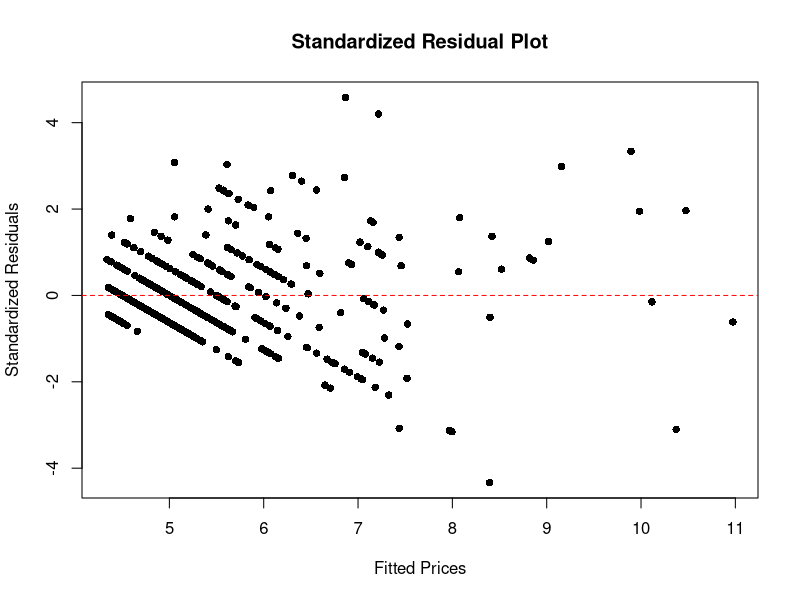
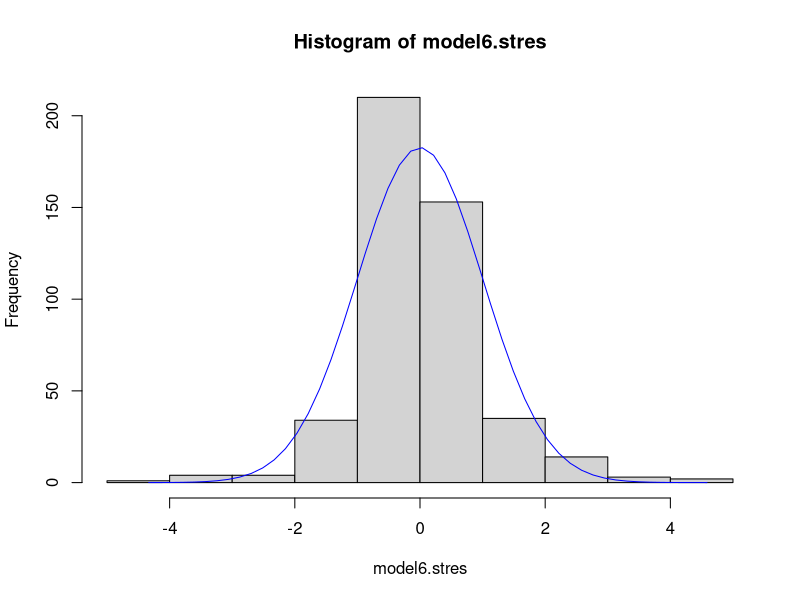
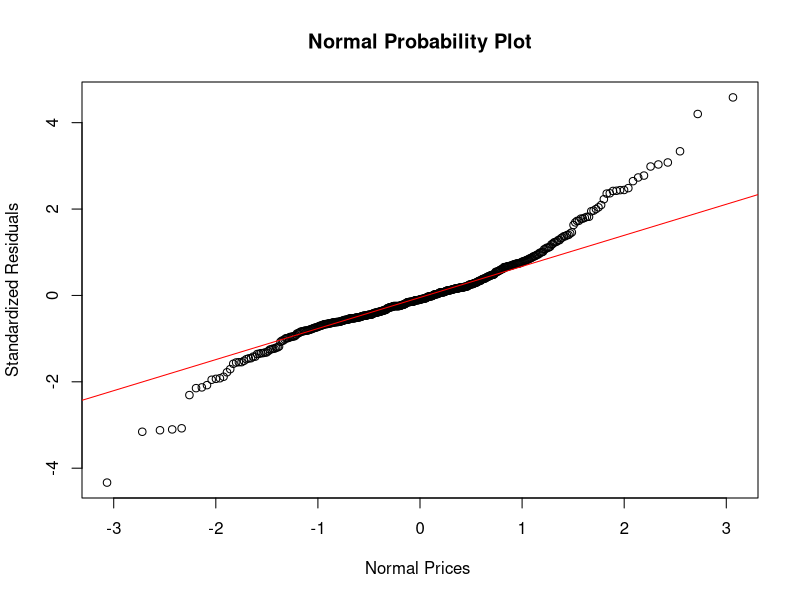
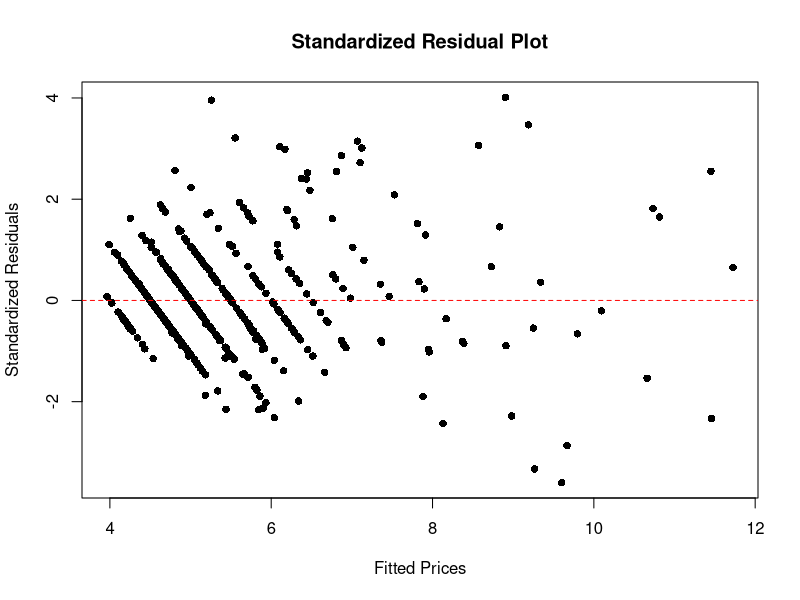
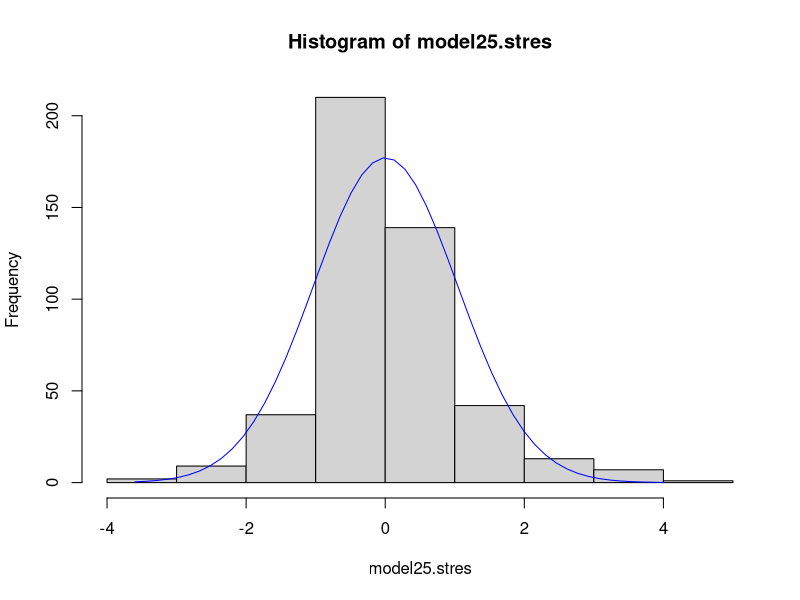
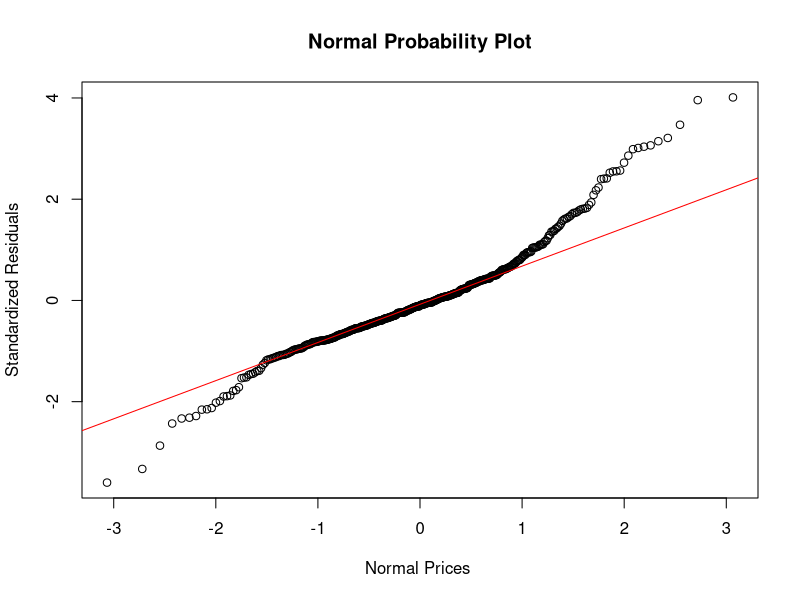

The R source for these figures, in order:
#Read data
epl <- read.csv(file="epldata_new.csv")

# Factor all categorical variables
clubid <- factor(epl$club_id)
bigclub <- factor(epl$big_club)
newsign <- factor(epl$new_signing)
newforeign <- factor(epl$new_foreign)
agecat <- factor(epl$age_cat)
region <- factor(epl$region)
positioncat <- factor(epl$position_cat)

# Check correlation between fpl value and market value
model1 <- lm(epl$fpl_value ~ epl$market_value)
summary(model1)

# Check correlation between fpl value and fpl points
model2 <- lm(epl$fpl_value ~ epl$fpl_points)
summary(model1)

# Check correlation between fpl value and fpl selection percentage
model3 <- lm(epl$fpl_value ~ epl$fpl_sel)
summary(model3)

# Check correlation between fpl value and page views
model4 <- lm(epl$fpl_value ~ epl$page_views)
summary(model4)

# Check correlation between fpl value and all interval level predictors
model5 <- lm(epl$fpl_value ~ epl$market_value + epl$fpl_points + epl$fpl_sel + epl$page_views)
summary(model5)

# Remove FPL selection since the P-value is high
model6 <- lm(epl$fpl_value ~ epl$market_value + epl$fpl_points)
summary(model6)

# Check for assumptions:
# Standardized residual plot:
model6.stres <- rstandard(model6)
plot(model6$fitted.values, model6.stres, pch = 16, main = "Standardized Residual Plot", xlab = "Fitted Prices", ylab = "Standardized Residuals")
abline(0,0, lty=2, col="red")
h <- hist(model6.stres)
x <- model6.stres
xfit <- seq(min(x), max(x), length = 50)
yfit <- dnorm(xfit, mean = mean(x), sd = sd(x)) 
yfit <- yfit*diff(h$mids[1:2])*length(x) 
lines(xfit, yfit, col="blue") 
qqnorm(model6.stres, main = "Normal Probability Plot", xlab = "Normal Prices ", ylab = "Standardized Residuals")
qqline(model6.stres, col = "red")
shapiro.test (model6.stres)

# Check for colinearity before interpreting the interval level variables
cor(epl[,7:8])

# Remove page views since there is a correlation
model6 <- lm(epl$fpl_value ~ epl$market_value + epl$fpl_points)
summary(model6)

# Now lets check the nominal level variables with anova for linear relationships

fit1 <- aov(epl$fpl_value ~ clubid)
summary(fit1)
TukeyHSD(fit1, conf.level = .90)


fit2 <- aov(epl$fpl_value ~ bigclub)
summary(fit2)
TukeyHSD(fit2, conf.level = .90)

fit3 <- aov(epl$fpl_value ~ newsign)
summary(fit3)
TukeyHSD(fit3, conf.level = .90)

fit4 <- aov(epl$fpl_value ~ newforeign)
summary(fit4)
TukeyHSD(fit4, conf.level = .90)

fit5 <- aov(epl$fpl_value ~ agecat)
summary(fit5)
TukeyHSD(fit5, conf.level = .90) 

fit6 <- aov(epl$fpl_value ~ region)
summary(fit6)
TukeyHSD(fit6, conf.level = .90) 

fit7 <- aov(epl$fpl_value ~ positioncat)
summary(fit7)
TukeyHSD(fit7, conf.level = .90)

# R^2 
(anova(fit1)[["Sum Sq"]][1])/((anova(fit1)[["Sum Sq"]][1])+(anova(fit1)[["Sum Sq"]][2]))
# sqrt(MSE) 
sqrt(anova(fit1)[["Sum Sq"]][2]/fit1$df.residual) 

# R^2 
(anova(fit2)[["Sum Sq"]][1])/((anova(fit2)[["Sum Sq"]][1])+(anova(fit2)[["Sum Sq"]][2]))
# sqrt(MSE) 
sqrt(anova(fit2)[["Sum Sq"]][2]/fit2$df.residual) 

# R^2 
(anova(fit3)[["Sum Sq"]][1])/((anova(fit3)[["Sum Sq"]][1])+(anova(fit3)[["Sum Sq"]][2]))
# sqrt(MSE) 
sqrt(anova(fit3)[["Sum Sq"]][2]/fit3$df.residual) 

# R^2 
(anova(fit4)[["Sum Sq"]][1])/((anova(fit4)[["Sum Sq"]][1])+(anova(fit4)[["Sum Sq"]][2]))
# sqrt(MSE) 
sqrt(anova(fit4)[["Sum Sq"]][2]/fit4$df.residual) 

# R^2 
(anova(fit5)[["Sum Sq"]][1])/((anova(fit5)[["Sum Sq"]][1])+(anova(fit5)[["Sum Sq"]][2]))
# sqrt(MSE) 
sqrt(anova(fit5)[["Sum Sq"]][2]/fit5$df.residual) 

# R^2 
(anova(fit6)[["Sum Sq"]][1])/((anova(fit6)[["Sum Sq"]][1])+(anova(fit6)[["Sum Sq"]][2]))
# sqrt(MSE) 
sqrt(anova(fit6)[["Sum Sq"]][2]/fit6$df.residual) 



# Check the model with only nominal variables now

# Check relationship with clubId
model7 <- lm(epl$fpl_value ~ epl$market_value + epl$fpl_points + clubid)
summary(model7)
epl1 <- within(epl, clubid <- relevel(clubid, ref = 15))
model8 <- lm(epl1$fpl_value ~ epl1$market_value + epl1$fpl_points + epl1$clubid)
summary(model8)

# Check relationship with bigclub
model9 <- lm(epl$fpl_value ~ epl$market_value + epl$fpl_points + bigclub)
summary(model9)
epl2 <- within(epl, bigclub <- relevel(bigclub, ref = 2))
model10 <- lm(epl2$fpl_value ~ epl2$market_value + epl2$fpl_points + epl2$bigclub)
summary(model10)

# Check relationship of fpl value with whether a player has been newly signed
model11 <- lm(epl$fpl_value ~ epl$market_value + epl$fpl_points + newsign)
summary(model11)
epl3 <- within(epl, newsign <- relevel(newsign, ref = 2))
model12 <- lm(epl3$fpl_value ~ epl3$market_value + epl3$fpl_points + epl3$newsign)
summary(model12)

# Check relationship of FPL value with whether a player is a foreign sign

model13 <- lm(epl$fpl_value ~ epl$market_value + epl$fpl_points + newforeign)
summary(model13)

# Check relationship of FPL value with age of the player

model14 <- lm(epl$fpl_value ~ epl$market_value + epl$fpl_points + agecat)
summary(model14)
epl4 <- within(epl, agecat <- relevel(agecat, ref = 6))
model15 <- lm(epl4$fpl_value ~ epl4$market_value + epl4$fpl_points + epl4$agecat)
summary(model15)

# Check relationship of FPL value with region of the player
model16 <- lm(epl$fpl_value ~ epl$market_value + epl$fpl_points + region)
summary(model16)
#epl5 <- within(epl, region <- relevel(region, ref = 2))
#model17 <- lm(epl5$fpl_value ~ epl4$market_value + epl4$fpl_points + epl4$page_views + epl4$agecat)
#summary(model17)

# Check relationship of FPL value with position category
model17 <- lm(epl$fpl_value ~ epl$market_value + epl$fpl_points + positioncat)
summary(model17)

#Final model
model18 <- lm(epl$fpl_value ~ epl$market_value + epl$fpl_points + positioncat + agecat + newforeign + epl2$bigclub + epl$region + epl$new_signing)
summary(model18)

#Final model iteration

#Final model
model19 <- lm(epl$fpl_value ~ epl$market_value + epl$fpl_points + positioncat + newforeign + epl4$agecat)
summary(model19)

model20 <- lm(epl$fpl_value ~ epl$market_value + epl$fpl_points + positioncat + newforeign + agecat + (epl$market_value + epl$fpl_points)  * agecat)
summary(model20)

model21 <- lm(epl$fpl_value ~ epl$market_value + epl$fpl_points + positioncat + newforeign + agecat + (epl$market_value  * agecat))
summary(model21)

model22 <- lm(epl$fpl_value ~ epl$market_value + epl$fpl_points + positioncat + newforeign + agecat + (epl$market_value * agecat) + (epl$market_value + epl$fpl_points)  * positioncat +bigclub + newforeign)
summary(model22)

model23 <- lm(epl$fpl_value ~ epl$market_value + epl$fpl_points + positioncat + newforeign + agecat + (epl$market_value * agecat) + (epl$market_value + epl$fpl_points)  * positioncat +(epl$market_value * bigclub) + newforeign)
summary(model23)

model24 <- lm(epl$fpl_value ~ epl$market_value + epl$fpl_points + positioncat + newforeign + agecat + (epl$market_value * agecat) + (epl$market_value + epl$fpl_points)  * positioncat +(epl$market_value * bigclub) + (epl$market_value * newforeign))
summary(model24)

model25 <- lm(epl$fpl_value ~ epl$market_value + epl$fpl_points + (epl$market_value + epl$fpl_points) * agecat + (epl$market_value+ epl$fpl_points)  * positioncat +(epl$market_value+ epl$fpl_points) * epl2$bigclub + (epl$market_value+ epl$fpl_points) * newforeign)
summary(model25)

#model26 <- lm(epl$fpl_value ~ epl$market_value + (epl$market_value ) * agecat + (epl$market_value)  * positioncat +(epl$market_value) * epl2$bigclub + (epl$market_value) * newforeign)
#summary(model26)

cor(epl[,6:12])

model25.stres <- rstandard(model25)
plot(model25$fitted.values, model25.stres, pch = 16, main = "Standardized Residual Plot", xlab = "Fitted Prices", ylab = "Standardized Residuals")
abline(0,0, lty=2, col="red")
h <- hist(model25.stres)
x <- model25.stres
xfit <- seq(min(x), max(x), length = 50)
yfit <- dnorm(xfit, mean = mean(x), sd = sd(x)) 
yfit <- yfit*diff(h$mids[1:2])*length(x) 
lines(xfit, yfit, col="blue") 
qqnorm(model25.stres, main = "Normal Probability Plot", xlab = "Normal Prices ", ylab = "Standardized Residuals")
qqline(model25.stres, col = "red")
shapiro.test (model25.stres)

summary(epl)
